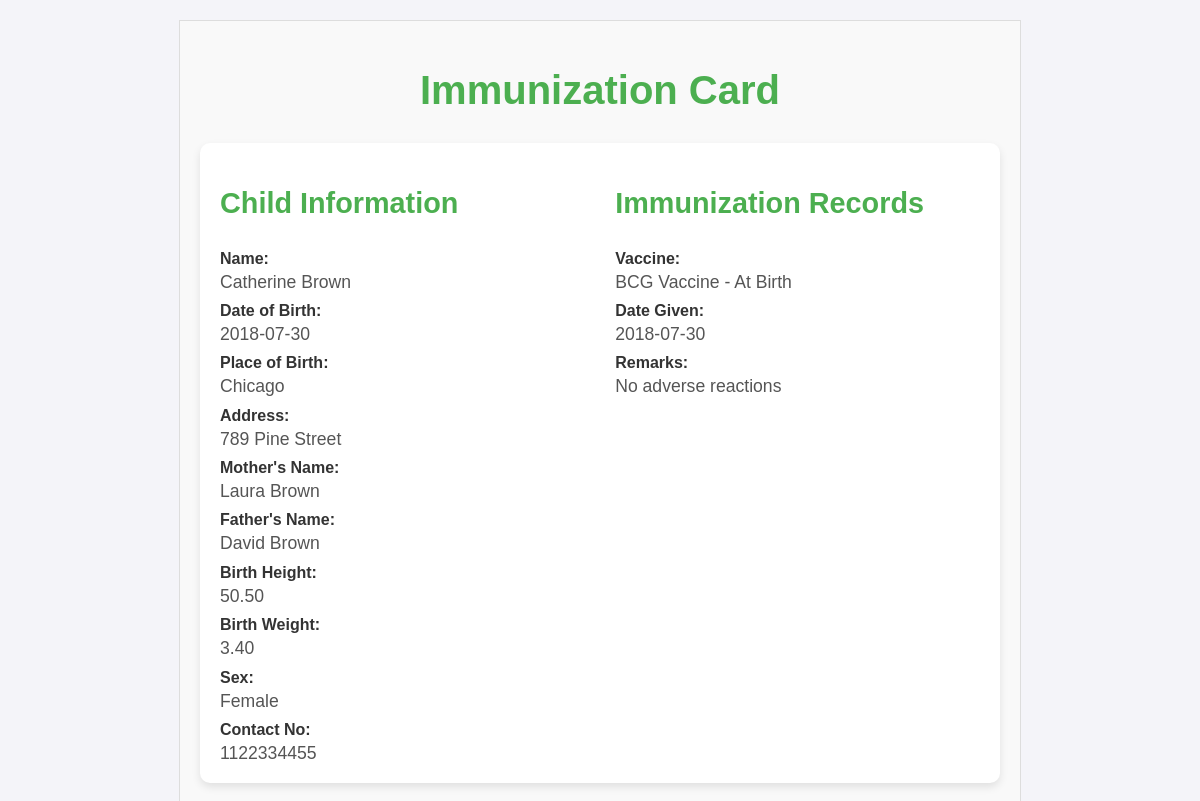
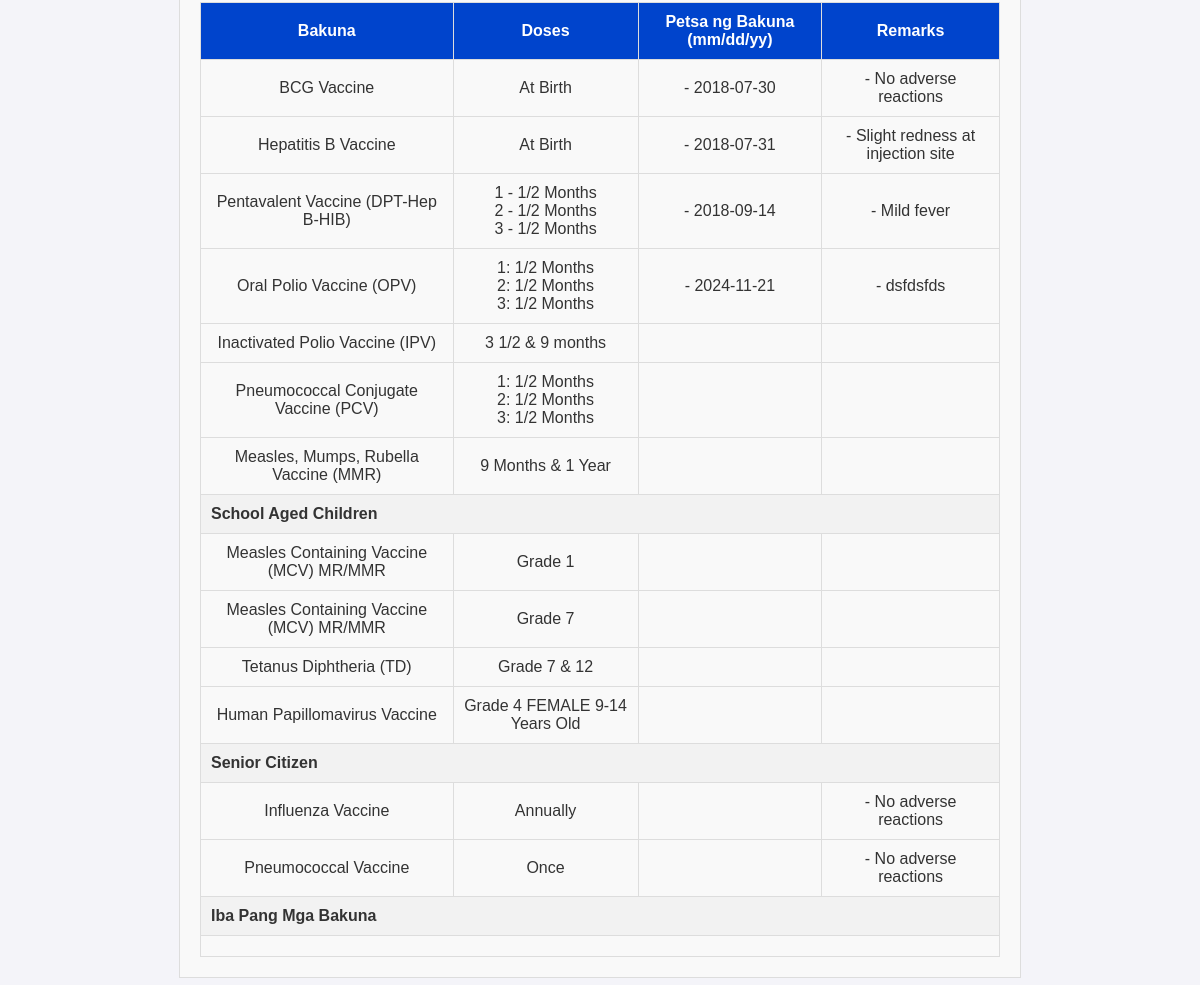
Page /admin/child_table.php?pid=3 on the committed database (2 pictures, top to bottom).
### tables this page shows
CREATE TABLE `immunization_record_child` (
  `id` int(11) NOT NULL,
  `person_id` int(11) DEFAULT NULL,
  `vaccine` enum('BCG Vaccine - At Birth','Hepatitis B Vaccine - At Birth','Pentavalent Vaccine (DPT-Hep B-HIB) - 1 1/2 Months','Pentavalent Vaccine (DPT-Hep B-HIB) - 2 1/2 Months','Pentavalent Vaccine (DPT-Hep B-HIB) - 3 1/2 Months','Oral Polio Vaccine (OPV) - 1 1/2 Months','Oral Polio Vaccine (OPV) - 2 1/2 Months','Oral Polio Vaccine (OPV) - 3 1/2 Months','Inactivated Polio Vaccine (IPV) - 3 1/2 Months','Inactivated Polio Vaccine (IPV) - 9 Months','Pneumococcal Conjugate Vaccine (PCV) - 1 1/2 Months','Pneumococcal Conjugate Vaccine (PCV) - 2 1/2 Months','Pneumococcal Conjugate Vaccine (PCV) - 3 1/2 Months','Measles, Mumps, Rubella Vaccine (MMR) - 9 Months','Measles, Mumps, Rubella Vaccine (MMR) - 1 Year','Measles Containing Vaccine (MCV) MR/MMR - Grade 1','Measles Containing Vaccine (MCV) MR/MMR - Grade 7','Tetanus Diphtheria (TD) - Grade 1 & 7','Human Papillomavirus Vaccine - Grade 4 (FEMALE 9-14 Years Old)','Influenza Vaccine - Senior Citizen','Pneumococcal Vaccine - Senior Citizen','Others') DEFAULT NULL,
  `date_given` date DEFAULT NULL,
  `remarks` text DEFAULT NULL
);

### admin/child_table.php (the view, shortened to what this page needs)
<?php include("../controller/display.php"); ?>
<!DOCTYPE html>
<html lang="en">
<head>
</head>
<body>
    <div class="card-container">
    <?php
if(isset($_GET['pid'])) {
    $pid = $_GET['pid'];
    $sql = "SELECT * FROM child_immunization_view WHERE child_id = ?";
    if ($stmt = $conn->prepare($sql)) {
        $stmt->bind_param("i", $pid);
        $stmt->execute();
        $stmt->bind_result($child_id, $child_name, $child_date_of_birth, $child_place_of_birth, $child_address, $child_mother_name, $child_father_name, $child_birth_height, $child_birth_weight, $child_sex, $child_contact_number, $immunization_record_id, $vaccine, $vaccine_date_given, $vaccine_remarks);
        if($stmt->fetch()) {
            echo "<h1>Immunization Card</h1>";
            echo "<div class='info-container'>";
            echo "<div class='info-section'>";
            echo "<h2>Child Information</h2>";
            echo "<label>Name:</label> <span>" . htmlspecialchars($child_name) . "</span><br>";
            echo "<label>Date of Birth:</label> <span>" . htmlspecialchars($child_date_of_birth) . "</span><br>";
            echo "<label>Place of Birth:</label> <span>" . htmlspecialchars($child_place_of_birth) . "</span><br>";
            echo "<label>Address:</label> <span>" . htmlspecialchars($child_address) . "</span><br>";
            echo "<label>Mother's Name:</label> <span>" . htmlspecialchars($child_mother_name) . "</span><br>";
            echo "<label>Father's Name:</label> <span>" . htmlspecialchars($child_father_name) . "</span><br>";
            echo "<label>Birth Height:</label> <span>" . htmlspecialchars($child_birth_height) . "</span><br>";
            echo "<label>Birth Weight:</label> <span>" . htmlspecialchars($child_birth_weight) . "</span><br>";
            echo "<label>Sex:</label> <span>" . htmlspecialchars($child_sex) . "</span><br>";
            echo "<label>Contact No:</label> <span>" . htmlspecialchars($child_contact_number) . "</span><br>";
            echo "</div>";
            echo "<div class='info-section'>";
            echo "<h2>Immunization Records</h2>";
            echo "<label>Vaccine:</label> <span>" . htmlspecialchars($vaccine) . "</span><br>";
            echo "<label>Date Given:</label> <span>" . htmlspecialchars($vaccine_date_given) . "</span><br>";
            echo "<label>Remarks:</label> <span>" . htmlspecialchars($vaccine_remarks) . "</span><br>";
            echo "</div>";
            echo "</div>";
        } else {
            echo "<p>No records found for this child.</p>";
        }
    } else {
        echo "<p>Error preparing statement: " . $conn->error . "</p>";
    }
} else {
    echo "<p>No child ID provided.</p>";
}
function selectDate($pid, $vaccine){
    global $conn;
    $sql = "SELECT * FROM immunization_record_child WHERE vaccine like '%$vaccine%' and person_id = '$pid'";
    $result = $conn->query($sql);
    if ($result->num_rows > 0) {
        while($row = $result->fetch_assoc()) {
    echo "- " .$row['date_given'] . "<br> ";
        }
    }
    else{
        echo "";
    }
}
function selectRemarks($pid, $vaccine){
    global $conn;
    $sql = "SELECT * FROM immunization_record_child WHERE vaccine like '%$vaccine%' and person_id = '$pid'";
    $result = $conn->query($sql);
    if ($result->num_rows > 0) {
        while($row = $result->fetch_assoc()) {
    echo "- " .$row['remarks'] . "<br> ";
        }
    }
    else{
        echo "";
    }
}
?>
        <table>
            <thead>
                <tr>
                    <th>Bakuna</th>
                    <th>Doses</th>
                    <th>Petsa ng Bakuna (mm/dd/yy)</th>
                    <th>Remarks</th>
                </tr>
            </thead>
            <tbody>
                <tr>
                    <td>BCG Vaccine</td>
                    <td>At Birth</td>
                    <td><?php selectDate($_GET['pid'], "BCG Vaccine - At Birth");  ?></td>
                    <td><?php selectRemarks($_GET['pid'], "BCG Vaccine - At Birth");  ?></td>
                </tr>
                <tr>
                    <td>Hepatitis B Vaccine</td>
                    <td>At Birth</td>
                    <td><?php selectDate($_GET['pid'], "Hepatitis B Vaccine");  ?></td>
                    <td><?php selectRemarks($_GET['pid'], "Hepatitis B Vaccine");  ?></td>
                </tr>
                <tr>
                    <td>Pentavalent Vaccine (DPT-Hep B-HIB)</td>
                    <td>1 - 1/2 Months<br> 2 - 1/2 Months<br> 3 - 1/2 Months</td>
                    <td><?php selectDate($_GET['pid'], "Pentavalent Vaccine (DPT-Hep B-HIB)");  ?></td>
                    <td><?php selectRemarks($_GET['pid'], "Pentavalent Vaccine (DPT-Hep B-HIB)");  ?></td>
                </tr>
                <tr>
                    <td>Oral Polio Vaccine (OPV)</td>
                    <td>1: 1/2 Months<br> 2: 1/2 Months<br> 3: 1/2 Months</td>
                    <td><?php selectDate($_GET['pid'], "Oral Polio Vaccine (OPV)");  ?></td>
                    <td><?php selectRemarks($_GET['pid'], "Oral Polio Vaccine (OPV)");  ?></td>
                </tr>
                <tr>
                    <td>Inactivated Polio Vaccine (IPV)</td>
                    <td>3 1/2 & 9 months</td>
                    <td><?php selectDate($_GET['pid'], "Inactivated Polio Vaccine (IPV)");  ?></td>
                    <td><?php selectRemarks($_GET['pid'], "nactivated Polio Vaccine (IPV)");  ?></td>
                </tr>
                <tr>
                    <td>Pneumococcal Conjugate Vaccine (PCV)</td>
                    <td>1: 1/2 Months<br> 2: 1/2 Months<br> 3: 1/2 Months</td>
                    <td><?php selectDate($_GET['pid'], "Pneumococcal Conjugate Vaccine (PCV)");  ?></td>
                    <td><?php selectRemarks($_GET['pid'], "Pneumococcal Conjugate Vaccine (PCV)");  ?></td>
                </tr>
                <tr>
                    <td>Measles, Mumps, Rubella Vaccine (MMR)</td>
                    <td>9 Months & 1 Year</td>
                    <td><?php selectDate($_GET['pid'], "Measles, Mumps, Rubella Vaccine (MMR)");  ?></td>
                    <td><?php selectRemarks($_GET['pid'], "Measles, Mumps, Rubella Vaccine (MMR)");  ?></td>
                </tr>
                <tr>
                    <td colspan="4" class="section-header">School Aged Children</td>
                </tr>
                <tr>
                    <td>Measles Containing Vaccine (MCV) MR/MMR</td>
                    <td>Grade 1</td>
                    <td><?php selectDate($_GET['pid'], "Measles Containing Vaccine (MCV) MR/MMR - Grade 1");  ?></td>
                    <td><?php selectRemarks($_GET['pid'], "Measles Containing Vaccine (MCV) MR/MMR - Grade 1");  ?></td>
                </tr>
                <tr>
                    <td>Measles Containing Vaccine (MCV) MR/MMR</td>
                    <td>Grade 7</td>
                    <td><?php selectDate($_GET['pid'], "Measles Containing Vaccine (MCV) MR/MMR- Grade 7");  ?></td>
                    <td><?php selectRemarks($_GET['pid'], "Measles Containing Vaccine (MCV) MR/MMR- Grade 7");  ?></td>
                </tr>
                <tr>
                    <td>Tetanus Diphtheria (TD)</td>
                    <td>Grade 7 & 12</td>
                    <td><?php selectDate($_GET['pid'], "Tetanus Diphtheria (TD)");  ?></td>
                    <td><?php selectRemarks($_GET['pid'], "Tetanus Diphtheria (TD)");  ?></td>
                </tr>
                <tr>
                    <td>Human Papillomavirus Vaccine</td>
                    <td>Grade 4 FEMALE 9-14 Years Old</td>
                    <td><?php selectDate($_GET['pid'], "Human Papillomavirus Vaccine");  ?></td>
                    <td><?php selectRemarks($_GET['pid'], "Human Papillomavirus Vaccine");  ?></td>
                </tr>
                <tr>
                    <td colspan="4" class="section-header">Senior Citizen</td>
                </tr>
                <tr>
                    <td>Influenza Vaccine</td>
                    <td>Annually</td>
                    <td><?php selectDate($_GET['pid'], "Influenza Vaccine");  ?></td>
                    <td><?php selectRemarks($_GET['pid'], "BCG Vaccine - At Birth");  ?></td>
                </tr>
                <tr>
                    <td>Pneumococcal Vaccine</td>
                    <td>Once</td>
                    <td><?php selectDate($_GET['pid'], "Pneumococcal Vaccine");  ?></td>
                    <td><?php selectRemarks($_GET['pid'], "BCG Vaccine - At Birth");  ?></td>
                </tr>
                <tr>
                    <td colspan="4" class="section-header">Iba Pang Mga Bakuna</td>
                </tr>
                <tr>
                    <td colspan="4" style="text-align: left; padding-left: 10px;"><?php selectDate($_GET['pid'], "Others");  ?></td>
                </tr>
            </tbody>
        </table>
    </div>
</body>
</html>

### admin/child_table.php (style rules this page uses)
body { font-family: Arial, sans-serif; }
.card-container { max-width: 800px; margin: 0 auto; padding: 20px; border: 1px solid #ddd; background-color: #f9f9f9; }
h1 { color: #0044cc; text-align: center; }
table { width: 100%; border-collapse: collapse; margin-top: 20px; }
table, th, td { border: 1px solid #ddd; }
th, td { padding: 10px; text-align: center; }
th { background-color: #0044cc; color: white; }
.section-header { background-color: #f2f2f2; font-weight: bold; text-align: left; padding-left: 10px; }
body { font-family: 'Arial', sans-serif; background-color: #f4f4f9; color: #333; margin: 0; padding: 20px; }
h1 { text-align: center; color: #4CAF50; font-size: 2.5em; }
.info-container { display: flex; justify-content: space-between; margin-top: 30px; padding: 20px; background-color: #fff; box-shadow: 0 4px 8px rgba(0, 0, 0, 0.1); border-radius: 10px; }
.info-section { width: 48%; }
.info-section h2 { font-size: 1.8em; color: #4CAF50; margin-bottom: 20px; }
label { font-weight: bold; color: #333; display: block; margin: 10px 0 5px; }
span { color: #555; font-size: 1.1em; }
label, span { display: inline-block; width: 100%; }
.info-section span { font-size: 1.1em; line-height: 1.1em; }

### rows in the picture
immunization_record_child: date_given "2018-07-30", remarks "No adverse reactions"
immunization_record_child: date_given "2018-07-31", remarks "Slight redness at injection site"
immunization_record_child: date_given "2018-09-14", remarks "Mild fever"
immunization_record_child: date_given "2024-11-21", remarks "dsfdsfds"

### other values in the picture
$child_name "Catherine Brown"
$child_date_of_birth "2018-07-30"
$child_place_of_birth "Chicago"
$child_address "789 Pine Street"
$child_mother_name "Laura Brown"
$child_father_name "David Brown"
$child_birth_height "50.50"
$child_birth_weight "3.40"
$child_sex "Female"
$child_contact_number "1122334455"
$vaccine "BCG Vaccine - At Birth"
$vaccine_date_given "2018-07-30"
$vaccine_remarks "No adverse reactions"
